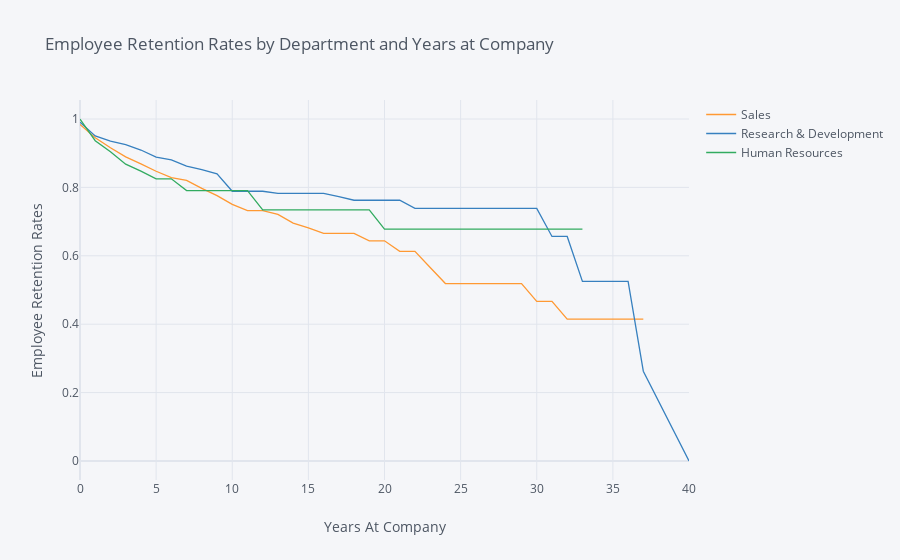

Notebook code cell kept with this figure:
### Markdown cell above
## 7. Let's investigate whether the department the employee works in has an impact on how long they stay with the company. Generate and plot survival curves showing retention by department and years the employee has worked at the company.

### Code cell
rates = survival(data, 'Department','YearsAtCompany', 'Attrition')

rates.iplot(kind='line', xTitle='Years At Company', yTitle='Employee Retention Rates',
            title='Employee Retention Rates by Department and Years at Company')

### Figure 1 — Plotly figure (JSON) as saved in the notebook; plotly's stock layout.template omitted (floating-point values rounded to 4 significant figures)
{"data": [{"line": {"color": "rgba(255, 153, 51, 1.0)", "dash": "solid", "shape": "linear", "width": 1.3}, "mode": "lines", "name": "Sales", "text": "", "type": "scatter", "x": [0, 1, 2, 3, 4, 5, 6, 7, 8, 9, 10, 11, 12, 13, 14, 15, 16, 17, 18, 19, 20, 21, 22, 23, 24, 25, 26, 27, 29, 30, 31, 32, 33, 34, 36, 37, 40], "y": [0.9843, 0.9453, 0.9158, 0.8891, 0.8689, 0.8473, 0.8285, 0.8205, 0.7971, 0.7759, 0.7502, 0.7319, 0.7319, 0.7209, 0.6956, 0.6819, 0.6653, 0.6653, 0.6653, 0.6438, 0.6438, 0.6132, 0.6132, 0.566, 0.5188, 0.5188, 0.5188, 0.5188, 0.5188, 0.467, 0.467, 0.4151, 0.4151, 0.4151, 0.4151, 0.4151, ""]}, {"line": {"color": "rgba(55, 128, 191, 1.0)", "dash": "solid", "shape": "linear", "width": 1.3}, "mode": "lines", "name": "Research & Development", "text": "", "type": "scatter", "x": [0, 1, 2, 3, 4, 5, 6, 7, 8, 9, 10, 11, 12, 13, 14, 15, 16, 17, 18, 19, 20, 21, 22, 23, 24, 25, 26, 27, 29, 30, 31, 32, 33, 34, 36, 37, 40], "y": [0.9906, 0.9503, 0.9351, 0.9249, 0.9093, 0.8886, 0.8805, 0.8624, 0.852, 0.8399, 0.7887, 0.7887, 0.7887, 0.7825, 0.7825, 0.7825, 0.7825, 0.7729, 0.7624, 0.7624, 0.7624, 0.7624, 0.7386, 0.7386, 0.7386, 0.7386, 0.7386, 0.7386, 0.7386, 0.7386, 0.6565, 0.6565, 0.5252, 0.5252, 0.5252, 0.2626, 0]}, {"line": {"color": "rgba(50, 171, 96, 1.0)", "dash": "solid", "shape": "linear", "width": 1.3}, "mode": "lines", "name": "Human Resources", "text": "", "type": "scatter", "x": [0, 1, 2, 3, 4, 5, 6, 7, 8, 9, 10, 11, 12, 13, 14, 15, 16, 17, 18, 19, 20, 21, 22, 23, 24, 25, 26, 27, 29, 30, 31, 32, 33, 34, 36, 37, 40], "y": [1, 0.9365, 0.9042, 0.868, 0.8474, 0.8251, 0.8251, 0.7907, 0.7907, 0.7907, 0.7907, 0.7907, 0.7342, 0.7342, 0.7342, 0.7342, 0.7342, 0.7342, 0.7342, 0.7342, 0.6777, 0.6777, 0.6777, 0.6777, 0.6777, 0.6777, 0.6777, 0.6777, 0.6777, 0.6777, 0.6777, 0.6777, 0.6777, "", "", "", ""]}], "layout": {"legend": {"bgcolor": "#F5F6F9", "font": {"color": "#4D5663"}}, "paper_bgcolor": "#F5F6F9", "plot_bgcolor": "#F5F6F9", "title": {"font": {"color": "#4D5663"}, "text": "Employee Retention Rates by Department and Years at Company"}, "xaxis": {"gridcolor": "#E1E5ED", "showgrid": true, "tickfont": {"color": "#4D5663"}, "title": {"font": {"color": "#4D5663"}, "text": "Years At Company"}, "zerolinecolor": "#E1E5ED"}, "yaxis": {"gridcolor": "#E1E5ED", "showgrid": true, "tickfont": {"color": "#4D5663"}, "title": {"font": {"color": "#4D5663"}, "text": "Employee Retention Rates"}, "zerolinecolor": "#E1E5ED"}}}
